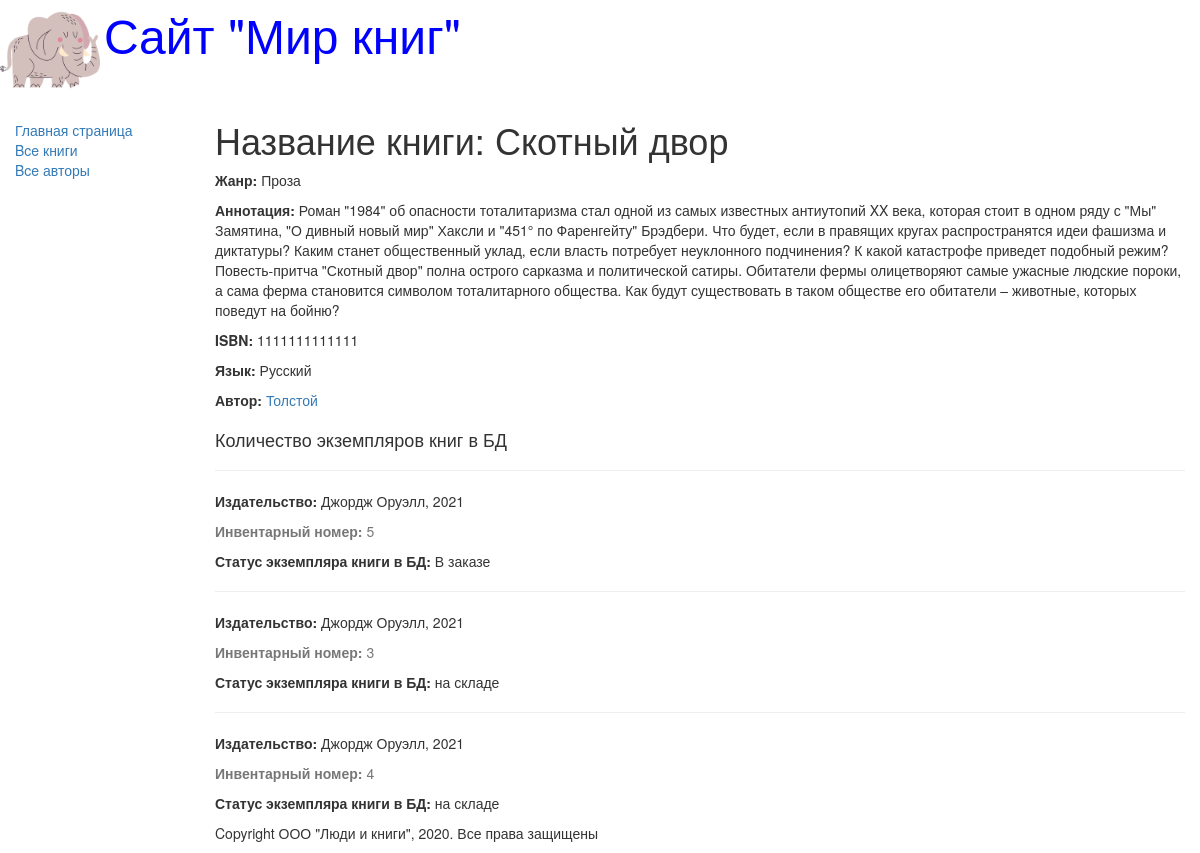
The app's page /books/4 with its own data.
### catalog/models.py (models this page shows, shortened)
class Book(models.Model):
    title = models.CharField(max_length=200, help_text='Ведите название книги',
                             verbose_name='Название книги')
    genre = models.ForeignKey('Genre', on_delete=models.CASCADE,
                              help_text='Выберите жанр книги',
                              verbose_name='Жанр книги', null=True)
    language = models.ForeignKey('Language', on_delete=models.CASCADE,
                                 help_text='Выберите язык книги',
                                 verbose_name='Язык книги', null=True)
    author = models.ManyToManyField('Author', # null=True, <--  null has no effect on ManyToManyField
                              help_text='Выберите автора книги',
                              verbose_name='Автора книги')
    summary = models.TextField(max_length=1000, verbose_name='Аннотация книги',
                               help_text='Введите краткое описание книги')
    isbn = models.CharField(max_length=13, verbose_name='ISBN книги',
                            help_text='Должно содержать 13 символов')
    def display_author(self):
        return ', '.join([author.last_name for author in self.author.all()])
    display_author.short_description = 'Авторы'

class Genre(models.Model):
    name = models.CharField(max_length=200, help_text='Введите жанр книги',
                            verbose_name='Жанр книги')
    def __str__(self):
        return self.name

class Language(models.Model):
    name = models.CharField(max_length=20, help_text='Введите язык книги',
                            verbose_name='Язык книги')
    def __str__(self):
        return self.name

class Author(models.Model):
    first_name = models.CharField(max_length=100, help_text='Ведите имя автора',
                                  verbose_name='Имя автора')
    last_name = models.CharField(max_length=100, help_text='Ведите фамилию автора',
                                 verbose_name='Фамилия автора')
    date_of_birth = models.DateField(help_text='Введите дату рождения',
                                     verbose_name='Дата рождения',
                                     null=True, blank=True)
    date_of_death = models.DateField(help_text='Введите дату смерти',
                                     verbose_name='Дата смерти',
                                     null=True, blank=True)

class BookInstance(models.Model):
    book = models.ForeignKey('Book', on_delete=models.CASCADE, null=True)
    inv_nom = models.CharField(max_length=20, null=True,
                               verbose_name='Инвентарный номер',
                               help_text='Введите инвентарный номер экземпляра')
    imprint = models.CharField(max_length=200, verbose_name='Издательство',
                               help_text='Введите издательство и год выпуска')
    status = models.ForeignKey('Status', on_delete=models.CASCADE, null=True,
                               verbose_name='Статус экземпляра книги',
                               help_text='Изменить состояние экземпляра')
    due_back = models.DateField(null=True, blank=True,
                                verbose_name='Дата окончания статуса',
                                help_text='Введите конец срока статуса')
    class Meta:
        ordering = ["due_back"]

class Status(models.Model):
    name = models.CharField(max_length=20, verbose_name='Статус экземпляра книги',
                            help_text='Введите статус экземпляра книги')
    def __str__(self):
        return self.name

### catalog/views.py (the view)
# urls.py: url(r'^books/(?P<pk>\d+)$', views.BookDetailView.as_view(), name='book-detail'), # http://127.0.0.1:8000/books/1
class BookDetailView(generic.DetailView):
    model = Book

### templates/catalog/book_detail.html (shortened to what this page needs)
{% extends "base_generic.html" %}
{% block content %}
    <h1>Название книги: {{ book.title }}</h1>
    <p><strong>Жанр:</strong> {{ book.genre }}</p>
    <p><strong>Аннотация:</strong> {{ book.summary }}</p>
    <p><strong>ISBN:</strong> {{ book.isbn }}</p>
    <p><strong>Язык:</strong> {{ book.language }}</p>
        {% for author in book.author.all %}
        <p><strong>Автор:</strong>
            <a href="{{ author.first_name }}">
                     {{ author.last_name }}
            </a>
        </p>
        {% endfor %}
    <div style="marging-left:20px;margin-top:20px">
        <h4>Количество экземпляров книг в БД</h4>
        {% for copy in book.bookinstance_set.all %}
            <hr>
            <p><strong>Издательство:</strong> {{ copy.imprint }}</p>
            <p class="text-muted"><strong>Инвентарный номер:</strong> {{ copy.id }}</p>
            <p><strong>Статус экземпляра книги в БД:</strong> {{ copy.status }}</p>
        {% endfor %}
   </div>
{% endblock %}

### records on screen
Book: title "Скотный двор", genre "Проза", summary "Роман \"1984\" об опасности тоталитаризма стал одной из самых известных антиутопий XX века, которая стоит в одном ряду с \"Мы\" Замятина, \"О дивный новый мир\" Хаксли и \"451° по Фаренгейту\" Брэдбери. Что будет, если в правящих кругах распространятся идеи фашизма и диктатуры? Каким станет общественный уклад, если власть потребует неуклонного подчинения? К какой катастрофе приведет подобный режим? Повесть-притча \"Скотный двор\" полна острого сарказма и политической сатиры. Обитатели фермы олицетворяют самые ужасные людские пороки, а сама ферма становится символом тоталитарного общества. Как будут существовать в таком обществе его обитатели – животные, которых поведут на бойню?", isbn "1111111111111", language "Русский"
Author: last_name "Толстой"
BookInstance: imprint "Джордж Оруэлл, 2021", id "5", status "В заказе"
BookInstance: imprint "Джордж Оруэлл, 2021", id "3", status "на складе"
BookInstance: imprint "Джордж Оруэлл, 2021", id "4", status "на складе"
